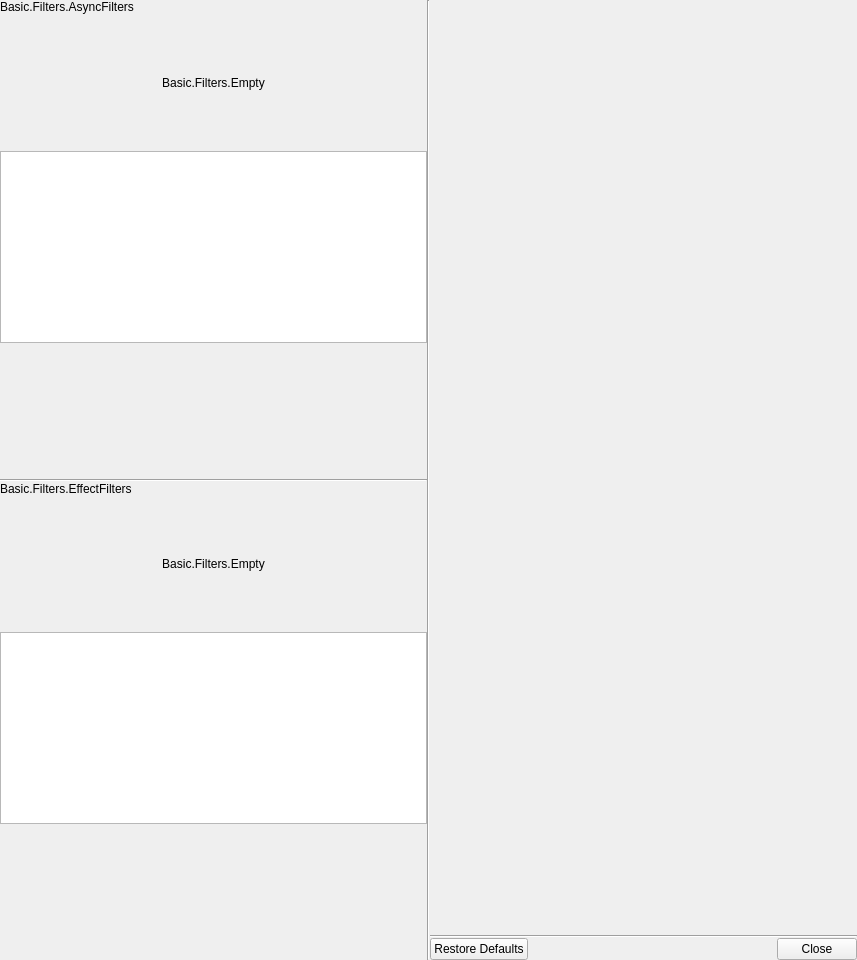
<?xml version="1.0" encoding="UTF-8"?>
<ui version="4.0">
 <class>OBSBasicFilters</class>
 <widget class="QWidget" name="OBSBasicFilters">
  <property name="geometry">
   <rect>
    <x>0</x>
    <y>0</y>
    <width>857</width>
    <height>960</height>
   </rect>
  </property>
  <property name="windowTitle">
   <string>Basic.Filters</string>
  </property>
  <layout class="QVBoxLayout" name="verticalLayout">
   <property name="spacing">
    <number>0</number>
   </property>
   <property name="leftMargin">
    <number>0</number>
   </property>
   <property name="topMargin">
    <number>0</number>
   </property>
   <property name="rightMargin">
    <number>0</number>
   </property>
   <property name="bottomMargin">
    <number>0</number>
   </property>
   <item>
    <layout class="QHBoxLayout" name="horizontalLayout" stretch="0,0,0">
     <property name="spacing">
      <number>0</number>
     </property>
     <property name="sizeConstraint">
      <enum>QLayout::SetMinimumSize</enum>
     </property>
     <property name="leftMargin">
      <number>0</number>
     </property>
     <item>
      <layout class="QVBoxLayout" name="verticalLayout_2">
       <property name="spacing">
        <number>0</number>
       </property>
       <item>
        <widget class="QFrame" name="asyncWidget">
         <property name="sizePolicy">
          <sizepolicy hsizetype="Preferred" vsizetype="Expanding">
           <horstretch>0</horstretch>
           <verstretch>0</verstretch>
          </sizepolicy>
         </property>
         <property name="minimumSize">
          <size>
           <width>210</width>
           <height>0</height>
          </size>
         </property>
         <layout class="QVBoxLayout" name="verticalLayout_3" stretch="0,1,0,1">
          <property name="spacing">
           <number>0</number>
          </property>
          <property name="leftMargin">
           <number>0</number>
          </property>
          <property name="topMargin">
           <number>0</number>
          </property>
          <property name="rightMargin">
           <number>0</number>
          </property>
          <property name="bottomMargin">
           <number>0</number>
          </property>
          <item>
           <widget class="QLabel" name="asyncLabel">
            <property name="text">
             <string>Basic.Filters.AsyncFilters</string>
            </property>
           </widget>
          </item>
          <item>
           <widget class="QLabel" name="asyncEmptyDesLabel">
            <property name="text">
             <string>Basic.Filters.Empty</string>
            </property>
            <property name="alignment">
             <set>Qt::AlignCenter</set>
            </property>
            <property name="wordWrap">
             <bool>true</bool>
            </property>
           </widget>
          </item>
          <item>
           <widget class="FocusList" name="asyncFilters">
            <property name="sizePolicy">
             <sizepolicy hsizetype="Preferred" vsizetype="Expanding">
              <horstretch>0</horstretch>
              <verstretch>0</verstretch>
             </sizepolicy>
            </property>
            <property name="contextMenuPolicy">
             <enum>Qt::CustomContextMenu</enum>
            </property>
            <property name="spacing">
             <number>0</number>
            </property>
           </widget>
          </item>
          <item>
           <widget class="QFrame" name="asyncControlWidget">
            <layout class="QHBoxLayout" name="horizontalLayout_4">
             <property name="spacing">
              <number>10</number>
             </property>
             <property name="leftMargin">
              <number>0</number>
             </property>
             <property name="topMargin">
              <number>0</number>
             </property>
             <property name="rightMargin">
              <number>0</number>
             </property>
             <property name="bottomMargin">
              <number>0</number>
             </property>
             <item>
              <spacer name="horizontalSpacer">
               <property name="orientation">
                <enum>Qt::Horizontal</enum>
               </property>
               <property name="sizeHint" stdset="0">
                <size>
                 <width>20</width>
                 <height>0</height>
                </size>
               </property>
              </spacer>
             </item>
             <item>
              <widget class="QPushButton" name="addAsyncFilter">
               <property name="maximumSize">
                <size>
                 <width>22</width>
                 <height>22</height>
                </size>
               </property>
               <property name="accessibleName">
                <string>Add</string>
               </property>
               <property name="text">
                <string notr="true"/>
               </property>
               <property name="autoDefault">
                <bool>false</bool>
               </property>
               <property name="flat">
                <bool>true</bool>
               </property>
               <property name="themeID" stdset="0">
                <string>addIconSmall</string>
               </property>
              </widget>
             </item>
             <item>
              <widget class="QPushButton" name="removeAsyncFilter">
               <property name="maximumSize">
                <size>
                 <width>22</width>
                 <height>22</height>
                </size>
               </property>
               <property name="accessibleName">
                <string>Remove</string>
               </property>
               <property name="text">
                <string notr="true"/>
               </property>
               <property name="autoDefault">
                <bool>false</bool>
               </property>
               <property name="flat">
                <bool>true</bool>
               </property>
               <property name="themeID" stdset="0">
                <string>removeIconSmall</string>
               </property>
              </widget>
             </item>
             <item>
              <widget class="QPushButton" name="moveAsyncFilterDown">
               <property name="maximumSize">
                <size>
                 <width>22</width>
                 <height>22</height>
                </size>
               </property>
               <property name="accessibleName">
                <string>MoveDown</string>
               </property>
               <property name="text">
                <string notr="true"/>
               </property>
               <property name="autoDefault">
                <bool>false</bool>
               </property>
               <property name="flat">
                <bool>true</bool>
               </property>
               <property name="themeID" stdset="0">
                <string>downArrowIconSmall</string>
               </property>
              </widget>
             </item>
             <item>
              <widget class="QPushButton" name="moveAsyncFilterUp">
               <property name="maximumSize">
                <size>
                 <width>22</width>
                 <height>22</height>
                </size>
               </property>
               <property name="accessibleName">
                <string>MoveUp</string>
               </property>
               <property name="text">
                <string notr="true"/>
               </property>
               <property name="autoDefault">
                <bool>false</bool>
               </property>
               <property name="flat">
                <bool>true</bool>
               </property>
               <property name="themeID" stdset="0">
                <string>upArrowIconSmall</string>
               </property>
              </widget>
             </item>
             <item>
              <spacer name="asyncToolbarSpacer">
               <property name="orientation">
                <enum>Qt::Horizontal</enum>
               </property>
               <property name="sizeType">
                <enum>QSizePolicy::Expanding</enum>
               </property>
               <property name="sizeHint" stdset="0">
                <size>
                 <width>20</width>
                 <height>0</height>
                </size>
               </property>
              </spacer>
             </item>
            </layout>
           </widget>
          </item>
         </layout>
        </widget>
       </item>
       <item>
        <widget class="Line" name="separatorLine">
         <property name="orientation">
          <enum>Qt::Horizontal</enum>
         </property>
        </widget>
       </item>
       <item>
        <widget class="QFrame" name="effectWidget">
         <property name="sizePolicy">
          <sizepolicy hsizetype="Preferred" vsizetype="Expanding">
           <horstretch>0</horstretch>
           <verstretch>0</verstretch>
          </sizepolicy>
         </property>
         <property name="minimumSize">
          <size>
           <width>210</width>
           <height>0</height>
          </size>
         </property>
         <layout class="QVBoxLayout" name="verticalLayout_4" stretch="0,1,0,1">
          <property name="spacing">
           <number>0</number>
          </property>
          <property name="leftMargin">
           <number>0</number>
          </property>
          <property name="topMargin">
           <number>0</number>
          </property>
          <property name="rightMargin">
           <number>0</number>
          </property>
          <property name="bottomMargin">
           <number>0</number>
          </property>
          <item>
           <widget class="QLabel" name="effectLabel">
            <property name="text">
             <string>Basic.Filters.EffectFilters</string>
            </property>
           </widget>
          </item>
          <item>
           <widget class="QLabel" name="effectEmptyDesLabel">
            <property name="text">
             <string>Basic.Filters.Empty</string>
            </property>
            <property name="alignment">
             <set>Qt::AlignCenter</set>
            </property>
            <property name="wordWrap">
             <bool>true</bool>
            </property>
           </widget>
          </item>
          <item>
           <widget class="FocusList" name="effectFilters">
            <property name="sizePolicy">
             <sizepolicy hsizetype="Preferred" vsizetype="Expanding">
              <horstretch>0</horstretch>
              <verstretch>0</verstretch>
             </sizepolicy>
            </property>
            <property name="contextMenuPolicy">
             <enum>Qt::CustomContextMenu</enum>
            </property>
            <property name="spacing">
             <number>0</number>
            </property>
           </widget>
          </item>
          <item>
           <widget class="QFrame" name="effectControlWidget">
            <layout class="QHBoxLayout" name="horizontalLayout_6">
             <property name="spacing">
              <number>10</number>
             </property>
             <property name="leftMargin">
              <number>0</number>
             </property>
             <property name="topMargin">
              <number>0</number>
             </property>
             <property name="rightMargin">
              <number>0</number>
             </property>
             <property name="bottomMargin">
              <number>0</number>
             </property>
             <item>
              <spacer name="horizontalSpacer_2">
               <property name="orientation">
                <enum>Qt::Horizontal</enum>
               </property>
               <property name="sizeHint" stdset="0">
                <size>
                 <width>20</width>
                 <height>0</height>
                </size>
               </property>
              </spacer>
             </item>
             <item>
              <widget class="QPushButton" name="addEffectFilter">
               <property name="maximumSize">
                <size>
                 <width>22</width>
                 <height>22</height>
                </size>
               </property>
               <property name="accessibleName">
                <string>Add</string>
               </property>
               <property name="text">
                <string notr="true"/>
               </property>
               <property name="autoDefault">
                <bool>false</bool>
               </property>
               <property name="flat">
                <bool>true</bool>
               </property>
               <property name="themeID" stdset="0">
                <string>addIconSmall</string>
               </property>
              </widget>
             </item>
             <item>
              <widget class="QPushButton" name="removeEffectFilter">
               <property name="maximumSize">
                <size>
                 <width>22</width>
                 <height>22</height>
                </size>
               </property>
               <property name="accessibleName">
                <string>Remove</string>
               </property>
               <property name="text">
                <string/>
               </property>
               <property name="flat">
                <bool>true</bool>
               </property>
               <property name="themeID" stdset="0">
                <string>removeIconSmall</string>
               </property>
              </widget>
             </item>
             <item>
              <widget class="QPushButton" name="moveEffectFilterDown">
               <property name="maximumSize">
                <size>
                 <width>22</width>
                 <height>22</height>
                </size>
               </property>
               <property name="accessibleName">
                <string>MoveDown</string>
               </property>
               <property name="text">
                <string notr="true"/>
               </property>
               <property name="autoDefault">
                <bool>false</bool>
               </property>
               <property name="flat">
                <bool>true</bool>
               </property>
               <property name="themeID" stdset="0">
                <string>removeIconSmall</string>
               </property>
              </widget>
             </item>
             <item>
              <widget class="QPushButton" name="moveEffectFilterUp">
               <property name="maximumSize">
                <size>
                 <width>22</width>
                 <height>22</height>
                </size>
               </property>
               <property name="accessibleName">
                <string>MoveUp</string>
               </property>
               <property name="text">
                <string notr="true"/>
               </property>
               <property name="autoDefault">
                <bool>false</bool>
               </property>
               <property name="flat">
                <bool>true</bool>
               </property>
               <property name="themeID" stdset="0">
                <string>upArrowIconSmall</string>
               </property>
              </widget>
             </item>
             <item>
              <spacer name="effectToolbarSpacer">
               <property name="orientation">
                <enum>Qt::Horizontal</enum>
               </property>
               <property name="sizeType">
                <enum>QSizePolicy::Expanding</enum>
               </property>
               <property name="sizeHint" stdset="0">
                <size>
                 <width>20</width>
                 <height>0</height>
                </size>
               </property>
              </spacer>
             </item>
            </layout>
           </widget>
          </item>
         </layout>
        </widget>
       </item>
      </layout>
     </item>
     <item>
      <widget class="Line" name="separatorLine_2">
       <property name="orientation">
        <enum>Qt::Vertical</enum>
       </property>
      </widget>
     </item>
     <item>
      <widget class="QFrame" name="rightContainerLayout">
       <property name="minimumSize">
        <size>
         <width>200</width>
         <height>0</height>
        </size>
       </property>
       <property name="frameShape">
        <enum>QFrame::NoFrame</enum>
       </property>
       <property name="frameShadow">
        <enum>QFrame::Plain</enum>
       </property>
       <layout class="QVBoxLayout" name="verticalLayout_5" stretch="0,0,0,0">
        <property name="spacing">
         <number>0</number>
        </property>
        <property name="leftMargin">
         <number>0</number>
        </property>
        <property name="topMargin">
         <number>0</number>
        </property>
        <property name="rightMargin">
         <number>0</number>
        </property>
        <property name="bottomMargin">
         <number>0</number>
        </property>
        <item>
         <widget class="QFrame" name="previewFrame">
          <property name="sizePolicy">
           <sizepolicy hsizetype="Preferred" vsizetype="Expanding">
            <horstretch>0</horstretch>
            <verstretch>0</verstretch>
           </sizepolicy>
          </property>
          <property name="frameShape">
           <enum>QFrame::NoFrame</enum>
          </property>
          <property name="frameShadow">
           <enum>QFrame::Plain</enum>
          </property>
          <layout class="QVBoxLayout" name="verticalLayout_7">
           <property name="spacing">
            <number>0</number>
           </property>
           <property name="leftMargin">
            <number>0</number>
           </property>
           <property name="topMargin">
            <number>0</number>
           </property>
           <property name="rightMargin">
            <number>0</number>
           </property>
           <property name="bottomMargin">
            <number>0</number>
           </property>
           <item>
            <widget class="OBSQTDisplay" name="preview" native="true">
             <property name="sizePolicy">
              <sizepolicy hsizetype="Expanding" vsizetype="Expanding">
               <horstretch>0</horstretch>
               <verstretch>0</verstretch>
              </sizepolicy>
             </property>
             <property name="minimumSize">
              <size>
               <width>0</width>
               <height>150</height>
              </size>
             </property>
            </widget>
           </item>
          </layout>
         </widget>
        </item>
        <item>
         <widget class="QFrame" name="propertiesFrame">
          <property name="sizePolicy">
           <sizepolicy hsizetype="Preferred" vsizetype="Expanding">
            <horstretch>0</horstretch>
            <verstretch>0</verstretch>
           </sizepolicy>
          </property>
          <property name="frameShape">
           <enum>QFrame::NoFrame</enum>
          </property>
          <property name="frameShadow">
           <enum>QFrame::Plain</enum>
          </property>
          <layout class="QVBoxLayout" name="propertiesLayout">
           <property name="leftMargin">
            <number>10</number>
           </property>
           <property name="topMargin">
            <number>7</number>
           </property>
           <property name="rightMargin">
            <number>10</number>
           </property>
           <property name="bottomMargin">
            <number>10</number>
           </property>
          </layout>
         </widget>
        </item>
        <item>
         <widget class="Line" name="separatorLine_3">
          <property name="orientation">
           <enum>Qt::Horizontal</enum>
          </property>
         </widget>
        </item>
        <item>
         <layout class="QHBoxLayout" name="horizontalLayout_2">
          <property name="spacing">
           <number>0</number>
          </property>
          <property name="sizeConstraint">
           <enum>QLayout::SetMaximumSize</enum>
          </property>
          <property name="leftMargin">
           <number>0</number>
          </property>
          <property name="topMargin">
           <number>0</number>
          </property>
          <property name="rightMargin">
           <number>0</number>
          </property>
          <property name="bottomMargin">
           <number>0</number>
          </property>
          <item>
           <widget class="PLSDialogButtonBox" name="property_buttonBox">
            <property name="standardButtons">
             <set>QDialogButtonBox::Close|QDialogButtonBox::RestoreDefaults</set>
            </property>
           </widget>
          </item>
         </layout>
        </item>
       </layout>
      </widget>
     </item>
    </layout>
   </item>
  </layout>
  <action name="actionRemoveFilter">
   <property name="icon">
    <iconset resource="obs.qrc">
     <normaloff>:/res/images/minus.svg</normaloff>:/res/images/minus.svg</iconset>
   </property>
   <property name="text">
    <string>Remove</string>
   </property>
   <property name="shortcut">
    <string>Del</string>
   </property>
  </action>
  <action name="actionMoveUp">
   <property name="icon">
    <iconset resource="obs.qrc">
     <normaloff>:/res/images/up.svg</normaloff>:/res/images/up.svg</iconset>
   </property>
   <property name="text">
    <string>Basic.MainMenu.Edit.Order.MoveUp</string>
   </property>
   <property name="shortcut">
    <string>Ctrl+Up</string>
   </property>
  </action>
  <action name="actionMoveDown">
   <property name="icon">
    <iconset resource="obs.qrc">
     <normaloff>:/res/images/down.svg</normaloff>:/res/images/down.svg</iconset>
   </property>
   <property name="text">
    <string>Basic.MainMenu.Edit.Order.MoveDown</string>
   </property>
   <property name="shortcut">
    <string>Ctrl+Down</string>
   </property>
  </action>
 </widget>
 <customwidgets>
  <customwidget>
   <class>OBSQTDisplay</class>
   <extends>QWidget</extends>
   <header>qt-display.hpp</header>
   <container>1</container>
  </customwidget>
  <customwidget>
   <class>FocusList</class>
   <extends>QListWidget</extends>
   <header>focus-list.hpp</header>
  </customwidget>
  <customwidget>
   <class>PLSDialogButtonBox</class>
   <extends>QDialogButtonBox</extends>
   <header location="global">PLSDialogButtonBox.h</header>
  </customwidget>
 </customwidgets>
 <resources>
  <include location="obs.qrc"/>
 </resources>
 <connections/>
</ui>
